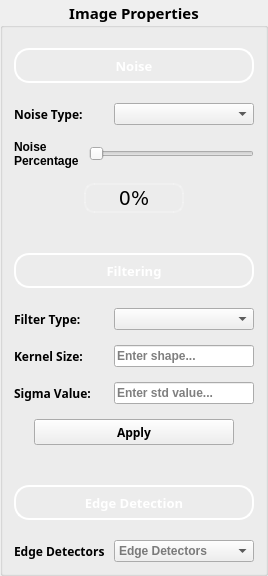
           <widget class="QGroupBox" name="groupBox">
            <property name="maximumSize">
             <size>
              <width>280</width>
              <height>16777215</height>
             </size>
            </property>
            <property name="font">
             <font>
              <family>Yu Gothic UI Semibold</family>
              <pointsize>11</pointsize>
              <weight>75</weight>
              <italic>false</italic>
              <bold>true</bold>
              <underline>false</underline>
             </font>
            </property>
            <property name="title">
             <string>Image Properties</string>
            </property>
            <property name="alignment">
             <set>Qt::AlignCenter</set>
            </property>
            <layout class="QGridLayout" name="gridLayout_18">
             <property name="topMargin">
              <number>20</number>
             </property>
             <property name="verticalSpacing">
              <number>40</number>
             </property>
             <item row="0" column="0">
              <layout class="QGridLayout" name="gridLayout_106">
               <property name="verticalSpacing">
                <number>20</number>
               </property>
               <item row="0" column="0">
                <widget class="QLabel" name="label_53">
                 <property name="sizePolicy">
                  <sizepolicy hsizetype="Preferred" vsizetype="Fixed">
                   <horstretch>0</horstretch>
                   <verstretch>0</verstretch>
                  </sizepolicy>
                 </property>
                 <property name="minimumSize">
                  <size>
                   <width>0</width>
                   <height>35</height>
                  </size>
                 </property>
                 <property name="maximumSize">
                  <size>
                   <width>16777215</width>
                   <height>35</height>
                  </size>
                 </property>
                 <property name="font">
                  <font>
                   <family>Yu Gothic UI Semibold</family>
                   <pointsize>10</pointsize>
                   <weight>75</weight>
                   <bold>true</bold>
                  </font>
                 </property>
                 <property name="styleSheet">
                  <string notr="true">background-color: rgba(255, 255, 255, 0);
color: white;
border: 2px solid white;
border-radius: 15px;</string>
                 </property>
                 <property name="text">
                  <string>Noise</string>
                 </property>
                 <property name="alignment">
                  <set>Qt::AlignCenter</set>
                 </property>
                </widget>
               </item>
               <item row="1" column="0">
                <layout class="QGridLayout" name="gridLayout_107">
                 <property name="verticalSpacing">
                  <number>15</number>
                 </property>
                 <item row="0" column="0">
                  <layout class="QGridLayout" name="gridLayout_125">
                   <item row="0" column="0">
                    <widget class="QLabel" name="label_54">
                     <property name="font">
                      <font>
                       <family>Yu Gothic UI Semibold</family>
                       <pointsize>9</pointsize>
                      </font>
                     </property>
                     <property name="text">
                      <string>Noise Type: </string>
                     </property>
                    </widget>
                   </item>
                   <item row="0" column="1">
                    <widget class="QComboBox" name="comboBox_noise_type">
                     <property name="sizePolicy">
                      <sizepolicy hsizetype="Fixed" vsizetype="Fixed">
                       <horstretch>0</horstretch>
                       <verstretch>0</verstretch>
                      </sizepolicy>
                     </property>
                     <property name="minimumSize">
                      <size>
                       <width>140</width>
                       <height>0</height>
                      </size>
                     </property>
                     <property name="maximumSize">
                      <size>
                       <width>140</width>
                       <height>16777215</height>
                      </size>
                     </property>
                     <property name="font">
                      <font>
                       <family>Yu Gothic UI</family>
                       <pointsize>9</pointsize>
                      </font>
                     </property>
                     <property name="cursor">
                      <cursorShape>PointingHandCursor</cursorShape>
                     </property>
                     <property name="toolTip">
                      <string>Choose noise type</string>
                     </property>
                     <property name="currentIndex">
                      <number>-1</number>
                     </property>
                     <item>
                      <property name="text">
                       <string>Uniform</string>
                      </property>
                     </item>
                     <item>
                      <property name="text">
                       <string>Gaussian</string>
                      </property>
                     </item>
                     <item>
                      <property name="text">
                       <string>Salt &amp; pepper</string>
                      </property>
                     </item>
                    </widget>
                   </item>
                  </layout>
                 </item>
                 <item row="1" column="0">
                  <layout class="QGridLayout" name="gridLayout_113">
                   <property name="horizontalSpacing">
                    <number>10</number>
                   </property>
                   <item row="0" column="0">
                    <widget class="QLabel" name="label_L_noise_3">
                     <property name="font">
                      <font>
                       <family>Yu Gothic UI</family>
                       <pointsize>9</pointsize>
                       <weight>75</weight>
                       <bold>true</bold>
                      </font>
                     </property>
                     <property name="text">
                      <string>Noise
Percentage</string>
                     </property>
                    </widget>
                   </item>
                   <item row="0" column="1">
                    <widget class="QSlider" name="horizontalSlider_noise">
                     <property name="cursor">
                      <cursorShape>PointingHandCursor</cursorShape>
                     </property>
                     <property name="maximum">
                      <number>100</number>
                     </property>
                     <property name="orientation">
                      <enum>Qt::Horizontal</enum>
                     </property>
                    </widget>
                   </item>
                  </layout>
                 </item>
                 <item row="2" column="0">
                  <layout class="QGridLayout" name="gridLayout_122">
                   <item row="0" column="0">
                    <spacer name="horizontalSpacer_19">
                     <property name="orientation">
                      <enum>Qt::Horizontal</enum>
                     </property>
                     <property name="sizeType">
                      <enum>QSizePolicy::Preferred</enum>
                     </property>
                     <property name="sizeHint" stdset="0">
                      <size>
                       <width>40</width>
                       <height>20</height>
                      </size>
                     </property>
                    </spacer>
                   </item>
                   <item row="0" column="1">
                    <widget class="QLabel" name="noise_slider_label">
                     <property name="sizePolicy">
                      <sizepolicy hsizetype="Preferred" vsizetype="Fixed">
                       <horstretch>0</horstretch>
                       <verstretch>0</verstretch>
                      </sizepolicy>
                     </property>
                     <property name="minimumSize">
                      <size>
                       <width>100</width>
                       <height>30</height>
                      </size>
                     </property>
                     <property name="maximumSize">
                      <size>
                       <width>100</width>
                       <height>16777215</height>
                      </size>
                     </property>
                     <property name="font">
                      <font>
                       <family>Verdana</family>
                       <pointsize>14</pointsize>
                       <weight>50</weight>
                       <italic>false</italic>
                       <bold>false</bold>
                       <underline>false</underline>
                       <kerning>true</kerning>
                      </font>
                     </property>
                     <property name="styleSheet">
                      <string notr="true">border: 2px solid rgba(255, 255, 255, 50);
border-radius: 10px;</string>
                     </property>
                     <property name="text">
                      <string>0%</string>
                     </property>
                     <property name="alignment">
                      <set>Qt::AlignCenter</set>
                     </property>
                    </widget>
                   </item>
                   <item row="0" column="2">
                    <spacer name="horizontalSpacer_20">
                     <property name="orientation">
                      <enum>Qt::Horizontal</enum>
                     </property>
                     <property name="sizeType">
                      <enum>QSizePolicy::Preferred</enum>
                     </property>
                     <property name="sizeHint" stdset="0">
                      <size>
                       <width>40</width>
                       <height>20</height>
                      </size>
                     </property>
                    </spacer>
                   </item>
                  </layout>
                 </item>
                </layout>
               </item>
              </layout>
             </item>
             <item row="1" column="0">
              <layout class="QGridLayout" name="gridLayout_6" rowstretch="0,0">
               <property name="verticalSpacing">
                <number>20</number>
               </property>
               <item row="0" column="0">
                <widget class="QLabel" name="label_8">
                 <property name="sizePolicy">
                  <sizepolicy hsizetype="Preferred" vsizetype="Fixed">
                   <horstretch>0</horstretch>
                   <verstretch>0</verstretch>
                  </sizepolicy>
                 </property>
                 <property name="minimumSize">
                  <size>
                   <width>0</width>
                   <height>35</height>
                  </size>
                 </property>
                 <property name="maximumSize">
                  <size>
                   <width>16777215</width>
                   <height>35</height>
                  </size>
                 </property>
                 <property name="font">
                  <font>
                   <family>Yu Gothic UI Semibold</family>
                   <pointsize>10</pointsize>
                   <weight>75</weight>
                   <bold>true</bold>
                  </font>
                 </property>
                 <property name="styleSheet">
                  <string notr="true">background-color: rgba(255, 255, 255, 0);
color: white;
border: 2px solid white;
border-radius: 15px;</string>
                 </property>
                 <property name="text">
                  <string>Filtering</string>
                 </property>
                 <property name="alignment">
                  <set>Qt::AlignCenter</set>
                 </property>
                </widget>
               </item>
               <item row="1" column="0">
                <layout class="QGridLayout" name="gridLayout">
                 <property name="verticalSpacing">
                  <number>15</number>
                 </property>
                 <item row="2" column="0">
                  <layout class="QGridLayout" name="gridLayout_4">
                   <property name="verticalSpacing">
                    <number>10</number>
                   </property>
                   <item row="0" column="0">
                    <widget class="QLabel" name="label_6">
                     <property name="font">
                      <font>
                       <family>Yu Gothic UI Semibold</family>
                       <pointsize>9</pointsize>
                      </font>
                     </property>
                     <property name="text">
                      <string>Sigma Value:</string>
                     </property>
                    </widget>
                   </item>
                   <item row="0" column="1">
                    <widget class="QLineEdit" name="lineEdit_sigma_value">
                     <property name="sizePolicy">
                      <sizepolicy hsizetype="Fixed" vsizetype="Fixed">
                       <horstretch>0</horstretch>
                       <verstretch>0</verstretch>
                      </sizepolicy>
                     </property>
                     <property name="minimumSize">
                      <size>
                       <width>140</width>
                       <height>0</height>
                      </size>
                     </property>
                     <property name="maximumSize">
                      <size>
                       <width>140</width>
                       <height>16777215</height>
                      </size>
                     </property>
                     <property name="font">
                      <font>
                       <family>Yu Gothic UI</family>
                       <pointsize>9</pointsize>
                      </font>
                     </property>
                     <property name="cursor">
                      <cursorShape>PointingHandCursor</cursorShape>
                     </property>
                     <property name="toolTip">
                      <string>Enter the sigma value</string>
                     </property>
                     <property name="cursorPosition">
                      <number>0</number>
                     </property>
                     <property name="alignment">
                      <set>Qt::AlignLeading|Qt::AlignLeft|Qt::AlignVCenter</set>
                     </property>
                     <property name="placeholderText">
                      <string>Enter std value...</string>
                     </property>
                     <property name="clearButtonEnabled">
                      <bool>false</bool>
                     </property>
                    </widget>
                   </item>
                  </layout>
                 </item>
                 <item row="1" column="0">
                  <layout class="QGridLayout" name="gridLayout_3">
                   <property name="verticalSpacing">
                    <number>10</number>
                   </property>
                   <item row="0" column="0">
                    <widget class="QLabel" name="label_2">
                     <property name="font">
                      <font>
                       <family>Yu Gothic UI Semibold</family>
                       <pointsize>9</pointsize>
                      </font>
                     </property>
                     <property name="text">
                      <string>Kernel Size:</string>
                     </property>
                    </widget>
                   </item>
                   <item row="0" column="1">
                    <widget class="QLineEdit" name="lineEdit_kernel_size">
                     <property name="sizePolicy">
                      <sizepolicy hsizetype="Fixed" vsizetype="Fixed">
                       <horstretch>0</horstretch>
                       <verstretch>0</verstretch>
                      </sizepolicy>
                     </property>
                     <property name="minimumSize">
                      <size>
                       <width>140</width>
                       <height>0</height>
                      </size>
                     </property>
                     <property name="maximumSize">
                      <size>
                       <width>140</width>
                       <height>16777215</height>
                      </size>
                     </property>
                     <property name="font">
                      <font>
                       <family>Yu Gothic UI</family>
                       <pointsize>9</pointsize>
                      </font>
                     </property>
                     <property name="cursor">
                      <cursorShape>PointingHandCursor</cursorShape>
                     </property>
                     <property name="toolTip">
                      <string>Enter the kernel size</string>
                     </property>
                     <property name="cursorPosition">
                      <number>0</number>
                     </property>
                     <property name="alignment">
                      <set>Qt::AlignLeading|Qt::AlignLeft|Qt::AlignVCenter</set>
                     </property>
                     <property name="placeholderText">
                      <string>Enter shape...</string>
                     </property>
                     <property name="clearButtonEnabled">
                      <bool>false</bool>
                     </property>
                    </widget>
                   </item>
                  </layout>
                 </item>
                 <item row="0" column="0">
                  <layout class="QGridLayout" name="gridLayout_2">
                   <property name="verticalSpacing">
                    <number>7</number>
                   </property>
                   <item row="0" column="0">
                    <widget class="QLabel" name="label_4">
                     <property name="font">
                      <font>
                       <family>Yu Gothic UI Semibold</family>
                       <pointsize>9</pointsize>
                      </font>
                     </property>
                     <property name="text">
                      <string>Filter Type:</string>
                     </property>
                    </widget>
                   </item>
                   <item row="0" column="1">
                    <widget class="QComboBox" name="comboBox_filter_type">
                     <property name="sizePolicy">
                      <sizepolicy hsizetype="Fixed" vsizetype="Fixed">
                       <horstretch>0</horstretch>
                       <verstretch>0</verstretch>
                      </sizepolicy>
                     </property>
                     <property name="minimumSize">
                      <size>
                       <width>140</width>
                       <height>0</height>
                      </size>
                     </property>
                     <property name="maximumSize">
                      <size>
                       <width>150</width>
                       <height>16777215</height>
                      </size>
                     </property>
                     <property name="font">
                      <font>
                       <family>Yu Gothic UI</family>
                       <pointsize>9</pointsize>
                      </font>
                     </property>
                     <property name="cursor">
                      <cursorShape>PointingHandCursor</cursorShape>
                     </property>
                     <property name="toolTip">
                      <string>Choose filter type</string>
                     </property>
                     <property name="currentIndex">
                      <number>-1</number>
                     </property>
                     <item>
                      <property name="text">
                       <string>Mean</string>
                      </property>
                     </item>
                     <item>
                      <property name="text">
                       <string>Gaussian</string>
                      </property>
                     </item>
                     <item>
                      <property name="text">
                       <string>Median</string>
                      </property>
                     </item>
                     <item>
                      <property name="text">
                       <string>LPF</string>
                      </property>
                     </item>
                     <item>
                      <property name="text">
                       <string>HPF</string>
                      </property>
                     </item>
                     <item>
                      <property name="text">
                       <string>None</string>
                      </property>
                     </item>
                    </widget>
                   </item>
                  </layout>
                 </item>
                 <item row="3" column="0">
                  <layout class="QGridLayout" name="gridLayout_19">
                   <item row="0" column="0">
                    <spacer name="horizontalSpacer_9">
                     <property name="orientation">
                      <enum>Qt::Horizontal</enum>
                     </property>
                     <property name="sizeType">
                      <enum>QSizePolicy::Fixed</enum>
                     </property>
                     <property name="sizeHint" stdset="0">
                      <size>
                       <width>20</width>
                       <height>20</height>
                      </size>
                     </property>
                    </spacer>
                   </item>
                   <item row="0" column="1">
                    <widget class="QPushButton" name="apply_filter_btn">
                     <property name="minimumSize">
                      <size>
                       <width>200</width>
                       <height>26</height>
                      </size>
                     </property>
                     <property name="font">
                      <font>
                       <family>Yu Gothic UI Semibold</family>
                       <pointsize>9</pointsize>
                      </font>
                     </property>
                     <property name="cursor">
                      <cursorShape>PointingHandCursor</cursorShape>
                     </property>
                     <property name="text">
                      <string>Apply</string>
                     </property>
                    </widget>
                   </item>
                   <item row="0" column="2">
                    <spacer name="horizontalSpacer_10">
                     <property name="orientation">
                      <enum>Qt::Horizontal</enum>
                     </property>
                     <property name="sizeType">
                      <enum>QSizePolicy::Fixed</enum>
                     </property>
                     <property name="sizeHint" stdset="0">
                      <size>
                       <width>20</width>
                       <height>20</height>
                      </size>
                     </property>
                    </spacer>
                   </item>
                  </layout>
                 </item>
                </layout>
               </item>
              </layout>
             </item>
             <item row="2" column="0">
              <layout class="QGridLayout" name="gridLayout_5" rowstretch="0,0">
               <property name="verticalSpacing">
                <number>20</number>
               </property>
               <item row="0" column="0">
                <widget class="QLabel" name="label_7">
                 <property name="sizePolicy">
                  <sizepolicy hsizetype="Preferred" vsizetype="Fixed">
                   <horstretch>0</horstretch>
                   <verstretch>0</verstretch>
                  </sizepolicy>
                 </property>
                 <property name="minimumSize">
                  <size>
                   <width>0</width>
                   <height>35</height>
                  </size>
                 </property>
                 <property name="maximumSize">
                  <size>
                   <width>16777215</width>
                   <height>35</height>
                  </size>
                 </property>
                 <property name="font">
                  <font>
                   <family>Yu Gothic UI Semibold</family>
                   <pointsize>10</pointsize>
                   <weight>75</weight>
                   <bold>true</bold>
                  </font>
                 </property>
                 <property name="styleSheet">
                  <string notr="true">background-color: rgba(255, 255, 255, 0);
color: white;
border: 2px solid white;
border-radius: 15px;</string>
                 </property>
                 <property name="text">
                  <string>Edge Detection</string>
                 </property>
                 <property name="alignment">
                  <set>Qt::AlignCenter</set>
                 </property>
                </widget>
               </item>
               <item row="1" column="0">
                <layout class="QGridLayout" name="gridLayout_7">
                 <property name="verticalSpacing">
                  <number>7</number>
                 </property>
                 <item row="0" column="0">
                  <widget class="QLabel" name="label_3">
                   <property name="font">
                    <font>
                     <family>Yu Gothic UI Semibold</family>
                     <pointsize>9</pointsize>
                    </font>
                   </property>
                   <property name="text">
                    <string>Edge Detectors</string>
                   </property>
                  </widget>
                 </item>
                 <item row="0" column="1">
                  <widget class="QComboBox" name="comboBox_edge_detectors">
                   <property name="sizePolicy">
                    <sizepolicy hsizetype="Fixed" vsizetype="Fixed">
                     <horstretch>0</horstretch>
                     <verstretch>0</verstretch>
                    </sizepolicy>
                   </property>
                   <property name="minimumSize">
                    <size>
                     <width>140</width>
                     <height>0</height>
                    </size>
                   </property>
                   <property name="maximumSize">
                    <size>
                     <width>140</width>
                     <height>16777215</height>
                    </size>
                   </property>
                   <property name="font">
                    <font>
                     <family>Yu Gothic UI</family>
                     <pointsize>9</pointsize>
                    </font>
                   </property>
                   <property name="cursor">
                    <cursorShape>PointingHandCursor</cursorShape>
                   </property>
                   <property name="acceptDrops">
                    <bool>false</bool>
                   </property>
                   <property name="toolTip">
                    <string>Choose edge detector</string>
                   </property>
                   <property name="autoFillBackground">
                    <bool>false</bool>
                   </property>
                   <property name="styleSheet">
                    <string notr="true">color: black;</string>
                   </property>
                   <property name="currentText">
                    <string/>
                   </property>
                   <property name="currentIndex">
                    <number>-1</number>
                   </property>
                   <property name="frame">
                    <bool>true</bool>
                   </property>
                   <property name="modelColumn">
                    <number>0</number>
                   </property>
                   <property name="placeholderText" stdset="0">
                    <string>Edge Detectors</string>
                   </property>
                   <item>
                    <property name="text">
                     <string>Canny</string>
                    </property>
                   </item>
                   <item>
                    <property name="text">
                     <string>Prewitt</string>
                    </property>
                   </item>
                   <item>
                    <property name="text">
                     <string>Roberts</string>
                    </property>
                   </item>
                   <item>
                    <property name="text">
                     <string>Sobel</string>
                    </property>
                   </item>
                  </widget>
                 </item>
                </layout>
               </item>
              </layout>
             </item>
            </layout>
           </widget>
